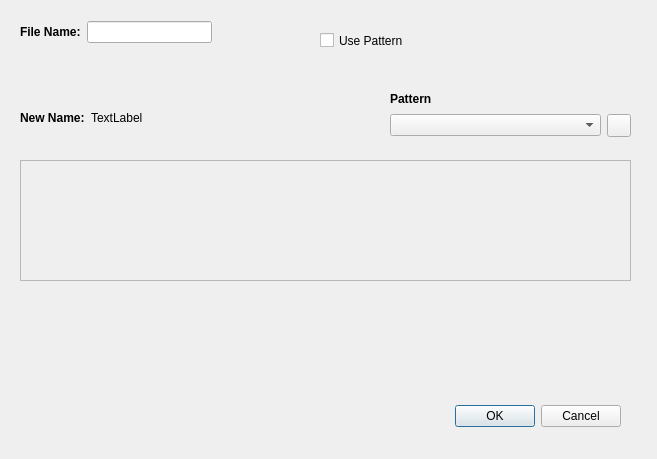
<?xml version="1.0" encoding="UTF-8"?>
<ui version="4.0">
 <class>RenameDialog</class>
 <widget class="QDialog" name="RenameDialog">
  <property name="geometry">
   <rect>
    <x>0</x>
    <y>0</y>
    <width>657</width>
    <height>459</height>
   </rect>
  </property>
  <property name="windowTitle">
   <string>Rename</string>
  </property>
  <widget class="QDialogButtonBox" name="buttonBox">
   <property name="geometry">
    <rect>
     <x>280</x>
     <y>400</y>
     <width>341</width>
     <height>32</height>
    </rect>
   </property>
   <property name="orientation">
    <enum>Qt::Horizontal</enum>
   </property>
   <property name="standardButtons">
    <set>QDialogButtonBox::Cancel|QDialogButtonBox::Ok</set>
   </property>
  </widget>
  <widget class="QWidget" name="verticalLayoutWidget">
   <property name="geometry">
    <rect>
     <x>390</x>
     <y>90</y>
     <width>241</width>
     <height>51</height>
    </rect>
   </property>
   <layout class="QVBoxLayout" name="patternSelectLayout">
    <item>
     <widget class="QLabel" name="label">
      <property name="sizePolicy">
       <sizepolicy hsizetype="Preferred" vsizetype="Fixed">
        <horstretch>0</horstretch>
        <verstretch>0</verstretch>
       </sizepolicy>
      </property>
      <property name="font">
       <font>
        <weight>75</weight>
        <bold>true</bold>
       </font>
      </property>
      <property name="frameShape">
       <enum>QFrame::NoFrame</enum>
      </property>
      <property name="text">
       <string>Pattern</string>
      </property>
     </widget>
    </item>
    <item>
     <layout class="QHBoxLayout" name="horizontalLayout">
      <item>
       <widget class="QComboBox" name="patternComboBox"/>
      </item>
      <item>
       <widget class="QToolButton" name="addPatternButton">
        <property name="icon">
         <iconset resource="Dynamic.qrc">
          <normaloff>:/images/add.png</normaloff>:/images/add.png</iconset>
        </property>
       </widget>
      </item>
     </layout>
    </item>
   </layout>
  </widget>
  <widget class="QScrollArea" name="scrollArea">
   <property name="geometry">
    <rect>
     <x>20</x>
     <y>160</y>
     <width>611</width>
     <height>121</height>
    </rect>
   </property>
   <property name="minimumSize">
    <size>
     <width>100</width>
     <height>100</height>
    </size>
   </property>
   <property name="widgetResizable">
    <bool>true</bool>
   </property>
   <widget class="QWidget" name="patternWidgetContents">
    <property name="geometry">
     <rect>
      <x>0</x>
      <y>0</y>
      <width>605</width>
      <height>115</height>
     </rect>
    </property>
    <layout class="QVBoxLayout" name="verticalLayout_2">
     <item>
      <layout class="QVBoxLayout" name="patternLayout"/>
     </item>
    </layout>
   </widget>
  </widget>
  <widget class="QWidget" name="verticalLayoutWidget_3">
   <property name="geometry">
    <rect>
     <x>20</x>
     <y>20</y>
     <width>192</width>
     <height>25</height>
    </rect>
   </property>
   <layout class="QHBoxLayout" name="horizontalLayout_2">
    <item>
     <widget class="QLabel" name="label_2">
      <property name="sizePolicy">
       <sizepolicy hsizetype="Fixed" vsizetype="Fixed">
        <horstretch>0</horstretch>
        <verstretch>0</verstretch>
       </sizepolicy>
      </property>
      <property name="font">
       <font>
        <weight>75</weight>
        <bold>true</bold>
       </font>
      </property>
      <property name="text">
       <string>File Name:</string>
      </property>
     </widget>
    </item>
    <item>
     <widget class="QLineEdit" name="originalFileName"/>
    </item>
   </layout>
  </widget>
  <widget class="QWidget" name="verticalLayoutWidget_4">
   <property name="geometry">
    <rect>
     <x>20</x>
     <y>110</y>
     <width>341</width>
     <height>17</height>
    </rect>
   </property>
   <layout class="QHBoxLayout" name="horizontalLayout_3">
    <item>
     <widget class="QLabel" name="label_3">
      <property name="sizePolicy">
       <sizepolicy hsizetype="Fixed" vsizetype="Fixed">
        <horstretch>0</horstretch>
        <verstretch>0</verstretch>
       </sizepolicy>
      </property>
      <property name="font">
       <font>
        <weight>75</weight>
        <bold>true</bold>
       </font>
      </property>
      <property name="text">
       <string>New Name:</string>
      </property>
     </widget>
    </item>
    <item>
     <widget class="QLabel" name="newName">
      <property name="sizePolicy">
       <sizepolicy hsizetype="Preferred" vsizetype="Fixed">
        <horstretch>0</horstretch>
        <verstretch>0</verstretch>
       </sizepolicy>
      </property>
      <property name="text">
       <string>TextLabel</string>
      </property>
     </widget>
    </item>
   </layout>
  </widget>
  <widget class="QCheckBox" name="patternCheckBox">
   <property name="geometry">
    <rect>
     <x>320</x>
     <y>30</y>
     <width>151</width>
     <height>21</height>
    </rect>
   </property>
   <property name="text">
    <string>Use Pattern</string>
   </property>
  </widget>
 </widget>
 <resources>
  <include location="Dynamic.qrc"/>
 </resources>
 <connections>
  <connection>
   <sender>buttonBox</sender>
   <signal>accepted()</signal>
   <receiver>RenameDialog</receiver>
   <slot>accept()</slot>
   <hints>
    <hint type="sourcelabel">
     <x>248</x>
     <y>254</y>
    </hint>
    <hint type="destinationlabel">
     <x>157</x>
     <y>274</y>
    </hint>
   </hints>
  </connection>
  <connection>
   <sender>buttonBox</sender>
   <signal>rejected()</signal>
   <receiver>RenameDialog</receiver>
   <slot>reject()</slot>
   <hints>
    <hint type="sourcelabel">
     <x>316</x>
     <y>260</y>
    </hint>
    <hint type="destinationlabel">
     <x>286</x>
     <y>274</y>
    </hint>
   </hints>
  </connection>
 </connections>
</ui>
